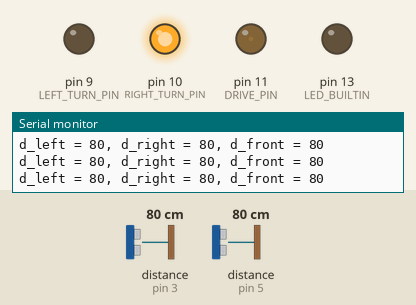
The sketch below on a simulated Arduino Uno, built with avr-gcc and run on an emulated ATmega328P. Parts: output pins drawn as LEDs (lit = HIGH), the last lines printed to the serial monitor. Wiring (inferred from the names in the program): 2 × ultrasonic range finder: trigger pin 2, echo pin 3 / trigger pin 4, echo pin 5. The inputs (shaded band) are chosen by the test bench; at power-on: distance to the obstacle (sensors on pin 5, pin 3) 80 cm. The echo pulse lasts 58.3 µs per cm; pins used as bus, display or sensor lines are not drawn.

Above: at 1.2 s.
1.3 s: distance to the obstacle (sensor on pin 5) set to 16 cm
2.8 s: distance to the obstacle (sensor on pin 5) set to 13 cm
At 3.7 s:
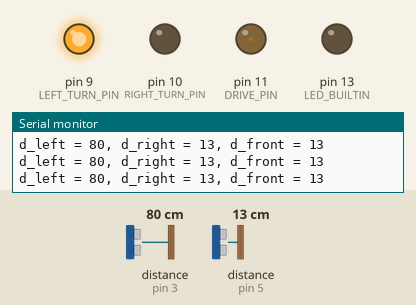
4.3 s: distance to the obstacle (sensor on pin 3) set to 11 cm
7.3 s: distance to the obstacle (sensor on pin 3) set to 8 cm
8.8 s: distance to the obstacle (sensor on pin 5) set to 18 cm
At 9.2 s:
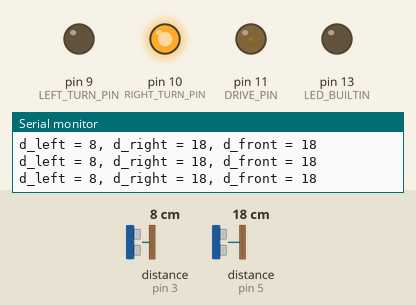
Timing chart, 0 to 11.3 s (numbered marks = the images above; inputs shaded):
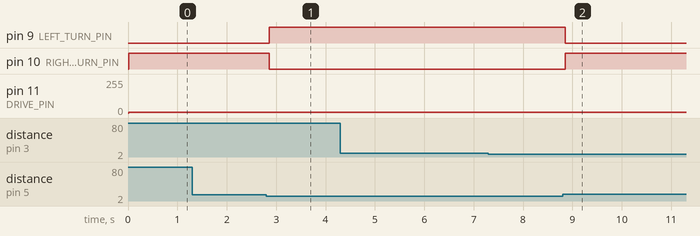

The sketch:

usonic_test.ino
```cpp
#include <stdio.h>
#include <stdlib.h>

//define pins here
#define TRIG_LEFT 2
#define ECHO_LEFT 3

#define TRIG_RIGHT 4
#define ECHO_RIGHT 5

#define TRIG_FRONT 6
#define ECHO_FRONT 7

#define LEFT_TURN_PIN 9
#define RIGHT_TURN_PIN 10
#define DRIVE_PIN 11

#define MIN_DIST    15 // cm
#define MAX_DIST    16 // cm

bool wallFound = false;
int d_left, d_right, d_front; // cm

void setup() {

 Serial.begin(9600);

 // initialize digital pin LED_BUILTIN as an output.
 pinMode(LED_BUILTIN, OUTPUT);

 pinMode(LEFT_TURN_PIN, OUTPUT);
 pinMode(RIGHT_TURN_PIN, OUTPUT);
 pinMode(DRIVE_PIN, OUTPUT);

 usonicsetup();            //set up ultrasonic sensor

}

/*
 *  Turn Functions
 */
void turnRight(){
  digitalWrite(LEFT_TURN_PIN, LOW);
  digitalWrite(RIGHT_TURN_PIN, HIGH);
}

void turnLeft(){
  digitalWrite(RIGHT_TURN_PIN, LOW);
  digitalWrite(LEFT_TURN_PIN, HIGH);
}

void straight(){
  digitalWrite(RIGHT_TURN_PIN, LOW);
  digitalWrite(LEFT_TURN_PIN, LOW);
}

/*
 *  Main Loop
 */
void loop() {

  //distance in cm, time out at 11600us or 2m maximum range
  d_left = usonic(11600, 2) / 58;
  d_right = usonic(11600, 4) / 58;
  d_front = usonic(11600, 4) / 58;

  if(d_left < 10 && d_right < 10 && d_front < 10) exit(0);

  char str[100];
  sprintf(str, "d_left = %d, d_right = %d, d_front = %d\n", d_left, d_right, d_front);
  Serial.print(str);

  if (wallFound == false){

    analogWrite(DRIVE_PIN, 5);
    if (d_right < MIN_DIST) {
      turnLeft();
    } else {
      turnRight();
    }

    if(d_front > 200){
      wallFound = true;
    }

  } else if (d_left < 200) {

    analogWrite(DRIVE_PIN, 5);
    if (d_left < MIN_DIST) {
      turnRight();
    } else if (d_left > MAX_DIST) {
      turnLeft();
    } else {
      straight();
    }

  } else {

    d_front = usonic(11600, 4) / 58;
    turnLeft();

  }

}

/*
 *  ultra sonic pin setup
 */
void usonicsetup(void) {
 pinMode(ECHO_LEFT, INPUT);
 pinMode(TRIG_LEFT, OUTPUT);

 pinMode(ECHO_RIGHT, INPUT);
 pinMode(TRIG_RIGHT, OUTPUT);

 digitalWrite(TRIG_LEFT, LOW);
 digitalWrite(TRIG_RIGHT, LOW);
}

/*  utimeout is maximum time to wait for return in us
 *
 */
long usonic(long utimeout, int trig_pin) {

 long b;
 int echo = trig_pin + 1;

 //if echo line is still low from last result, return 0;
 if(digitalRead(echo) == HIGH) return 0;

 //send trigger pulse
 digitalWrite(trig_pin, HIGH);
 delay(1);
 digitalWrite(trig_pin, LOW);

 long utimer = micros();

 //wait for pin state to change - return starts after 460us typically or timeout (eg if not connected)
 while((digitalRead(echo) == LOW) && ((micros() - utimer) < 1000)){}

 utimer = micros();

 //wait for pin state to change
 while((digitalRead(echo) == HIGH) && ((micros() - utimer) < utimeout)){}

 b = micros() - utimer;
 if(b == 0) b = utimeout;
 return b;

}
```

Measured:
- the behaviour switches between 15 and 14 cm on distance to the obstacle (sensor on pin 5) (found by bisection; images 0 and 1)
- after the input at 2.8 s, pin 9 (LEFT_TURN_PIN): LOW → HIGH after 0.06 s; pin 10 (RIGHT_TURN_PIN): HIGH → LOW after 0.06 s
- after the input at 8.8 s, pin 9 (LEFT_TURN_PIN): HIGH → LOW after 0.06 s; pin 10 (RIGHT_TURN_PIN): LOW → HIGH after 0.06 s
